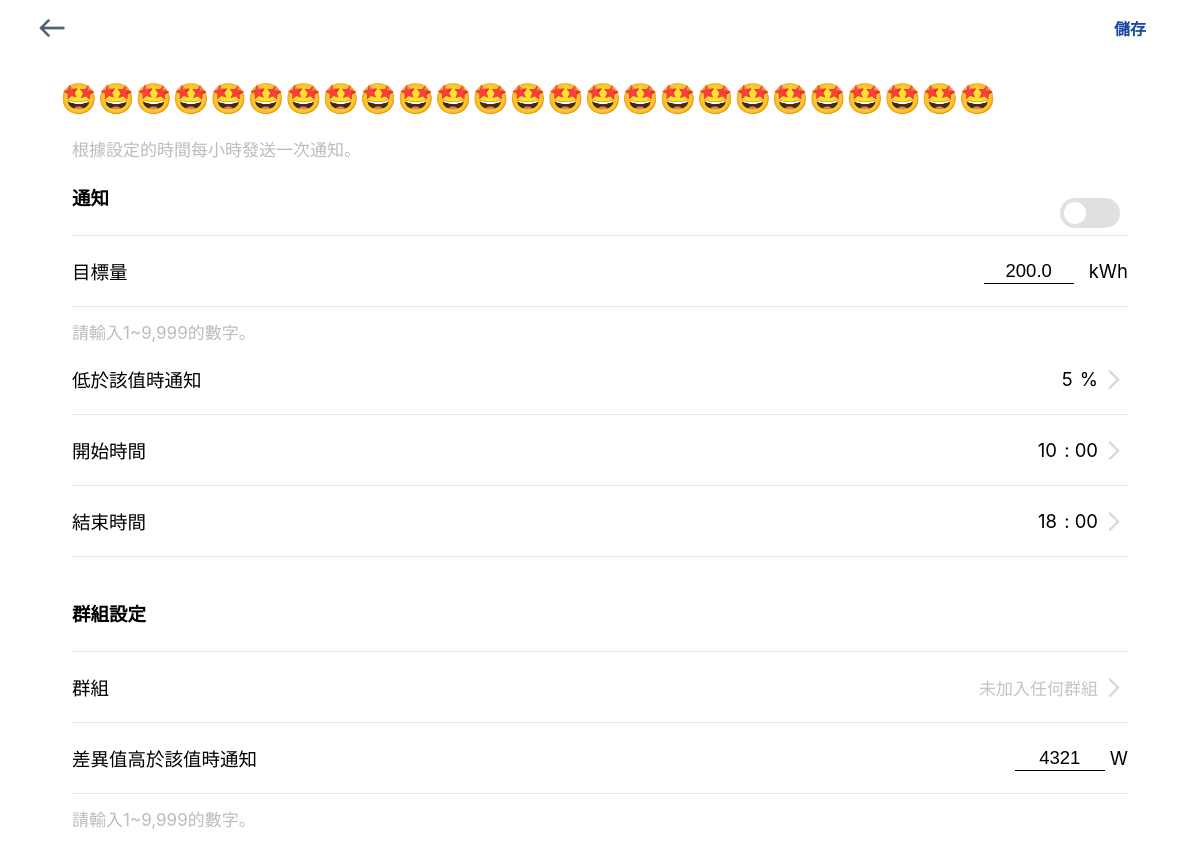
The page /setting?uuid=2b76686a-3944-4cf3-82c9-1e948135db53 on the database its author committed.
### app/models.py (models this page shows, shortened)
class Device_Info(UserMixin, db.Model):
    __tablename__ = 'device_info'
    uuid = db.Column(db.String(64),unique=True, primary_key=True)
    name = db.Column(db.String(64))
    model = db.Column(db.String(64))
    online_status = db.Column(db.String(64))
    gw_uuid = db.Column(db.String(64))
    gw_status = db.Column(db.String(64))
    user_id = db.Column(db.String(64))
    associated = db.Column(db.String(64))
    target_energy_level = db.Column(db.Float(), default= 5)
    lower_bound = db.Column(db.Integer(), default = 10)
    start_time = db.Column(db.Integer(),default = 7)
    end_time = db.Column(db.Integer(),default = 18)
    notify = db.Column(db.String(64), default ="ON")
    group_id = db.Column(db.String(64), default = "0")
    group_lower_bound = db.Column(db.Integer(),default = 5000)
    weekly_energy_amount = db.Column(db.Float(), default= 0)
    monthly_energy_amount = db.Column(db.Float(), default= 0)

### app/main/views.py (the view)
@main.route('/setting',methods = ["GET"])
def publish_setting():
    userid = request.args.get('userid')
    redirect_app = request.args.get('redirect_app')
    uuid = request.args.get('uuid')
    device_info = Device_Info.query.filter_by(uuid=uuid)
    return render_template('setting.html',userid=userid,redirect_app=redirect_app,device_info=device_info)

### app/templates/setting.html (shortened to what this page needs)
<html>
<head>
	<link rel="stylesheet" href="{{ url_for('static', filename='css/site.css') }}">
	<link rel="stylesheet" href="{{ url_for('static', filename='css/setting.css') }}">
</head>
<body>
	<form action="{{ url_for('main.update_device_setting') }}" method="post">
	<div class='header'>
		<a class='return-button' href="{{ url_for('main.publish_hello', userid=userid,redirect_app=redirect_app)}}">
			<img src="{{ url_for('static', filename='img/arrow left.png') }}" >
		</a>
		<input type='submit' class='save-button' value="儲存">
	</div>
	{% for device in device_info %}
	<div class='title'>{{ device.name }}</div>
	<div class='contaniner'>
		<p class='des'>根據設定的時間每小時發送一次通知。</p>
		<div class='settings'>
			<div id ='notif'>
				<span>通知</span>
				<label for='notification' class="switch">
			    <span class="slider"></span>
			</div>
			<div class='option goal'>
				<label for='goal'>目標量</label>
				<div><input type="number"  inputmode="decimal" step="0.01" id='goal' name ='goal' class='goal-value' value={{ device.target_energy_level }} oninput="if(value.length > 8)value=value.slice(0,8)"><span class='unit'>kWh</span></div>
			</div>
			<p class='goal-hint'> 請輸入1~9,999的數字。</p>
			<div class='option' id='bound'>
				<label for='lower_bound'>低於該值時通知</label>
				<div><input type='number' id='lower_bound' name='lower_bound' class='bound' value={{ device.lower_bound }} readonly><span class='unit'>%</span><img src="{{ url_for('static', filename='img/chevron-right.png') }}"></div>
			</div>
			<div class='option' id='start'>
				<label for='start_time'>開始時間</label>
				<div><input type='number' id='start_time' name='start_time' class='start' value={{ device.start_time }} readonly><span>&nbsp;: 00</span><img src="{{ url_for('static', filename='img/chevron-right.png') }}"></div>
			</div>
			<div class='option' id='end'>
				<label for='end_time'>結束時間</label>
				<div><input type='number' id='end_time' name='end_time' class='end' value={{ device.end_time }} readonly><span>&nbsp;: 00</span><img src="{{ url_for('static', filename='img/chevron-right.png') }}"></div>
			</div>
			<div id ='group-setting'>
				<span>群組設定</span>
			</div>
			<div class='option' id='gp'>
				<label for='group'>群組</label>
				<div><span class="no-gp">未加入任何群組</span><input type='text' id='group' name='group' class='gp' value={{ device.group_id }} placeholder="未加入任何群組" readonly><img src="{{ url_for('static', filename='img/chevron-right.png') }}"></div>
			</div>
			<div class='option diff'>
				<label for='diff'>差異值高於該值時通知</label>
				<div><input type="number" id='diff' min="1" step="1" pattern="\d*" name ='diff' class='diff-setting' value={{ device.group_lower_bound }} oninput="if(value.length > 4)value=value.slice(0,4)"><span class='unit'>W</span></div>
			</div>
			<p class='diff-hint'> 請輸入1~9,999的數字。</p>
		</div>
	</div>
	{% endfor %}
</form>
</body>
</html>

### static/css/site.css (style rules this page uses)
.switch { display: inline-block; width: 60px; height: 30px; margin: 8px; transform: translateY(50%); position: relative; }
.slider { position: absolute; top: 0; bottom: 0; left: 0; right: 0; border-radius: 30px; box-shadow: 0 0 0 2px white, 0 0 4px white; cursor: pointer; border: 4px solid transparent; background-color: #E0E0E0; overflow: hidden; transition: 0.4s; }
.slider:before { position: absolute; content: ""; width: 100%; height: 100%; background-color: white; border-radius: 30px; transform: translateX(-30px); transition: 0.4s; }

### static/css/setting.css (style rules this page uses)
body { background-color:#fff; display: flex; flex-direction: column; align-items: center; font-family: -apple-system,BlinkMacSystemFont,'Segoe UI',Roboto,Oxygen,Ubuntu,'Fira Sans','Droid Sans','Helvetica Neue',sans-serif !important; margin:0 !important; font-size:20px; padding-bottom:50px; -webkit-touch-callout: none; -webkit-user-select: none; -khtml-user-select: none; -moz-user-select: none; -ms-user-select: none; user-select: none; }
form { width:100%; display: block; margin-top: 0em; margin-block-end: 0em !important; display: flex; flex-direction: column; justify-content: center; align-items: center; }
p { display: block; margin-block-start: 0; margin-block-end: 0; margin-inline-start: 0px; margin-inline-end: 0px; }
.des { color: #BBBCBE; align-self: start; font-size: 17px; }
input[type="submit" i] { padding: 0 !important }
input.bound, input.start, input.end, input.gp { border:none !important; outline:none; font-size: 18.5px; text-align: right; font-family: -apple-system,BlinkMacSystemFont,'Segoe UI',Roboto,Oxygen,Ubuntu,'Fira Sans','Droid Sans','Helvetica Neue',sans-serif !important; width:50px; pointer-events:none; -webkit-appearance: none !important; -webkit-border-radius: 0!important; border-radius: 0!important; }
.no-gp { color:#C4C4C4; font-size: 17px; display: none; }
.option label { pointer-events:none; align-items: center; }
a, button, span#bound, span#start, span#end, span#gp { cursor: pointer !important; }
button, input.save-button, .save-button { background-color: #fff; border:none; transition: background-color 0.3s; -webkit-transition: background-color 0.3s; cursor: pointer; }
.header, #notif, .option, #group-setting { display: flex; flex-direction: row; justify-content: space-between; align-items: center; }
.title { font-size: 30px; font-weight:500; padding: 15px 0 0px 0 ; width: 90%; margin: 25px 0 20px 0; white-space: nowrap; overflow: hidden; text-overflow: ellipsis; }
.contaniner { width: 88%; }
#notif, #group-setting { line-height: 4; font-size: 18.5px; border-bottom: solid #e6e6e8 1px; width: 100%; font-weight: bolder; }
#group-setting { padding-top: 20px; }
.option { height:70px; font-size: 18.5px; border-bottom: solid #e6e6e8 1px; align-items: center; }
.header { height: 25px; width: 95%; padding-top:15px; }
.return-button { height: 44px; width: 44px; border-radius: 70%; display: flex; align-items: center; justify-content: center; }
.return-button img { height:30px; width:auto; pointer-events:none }
.save-button { font-style: normal; font-weight: bold; font-size: 16px; color: #174A9F; height: 44px; width: 80px; border-radius: 3px; background: none !important; }
.option img { width:30px; height:auto; }
.option div { display: flex; align-items: center; }
.goal-hint, .diff-hint { padding-top: 12px; color: #BBBCBE; font-size: 17px; width:85%; }
.unit { padding-left: 5px; }
.goal .unit { padding-left: 15px; }
.goal-value, .diff-setting { border:none; outline:none; font-size: 18.5px; width: 90px; text-align: right; border-radius: 0 !important; border-bottom:1px black solid !important; text-align: center; }
input::placeholder { color:rgba(0,0,0,0.3); }

### rows shown on the page
Device_Info: name "🤩🤩🤩🤩🤩🤩🤩🤩🤩🤩🤩🤩🤩🤩🤩🤩🤩🤩🤩🤩🤩🤩🤩🤩🤩", goal "200.0", lower_bound "5", start_time "10", end_time "18", diff "4321"
